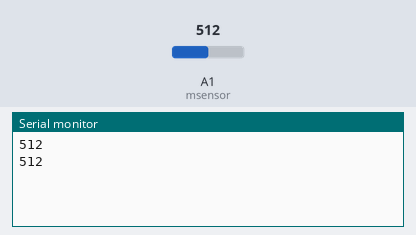
Simulated run of this sketch. Board: Arduino Uno, built with avr-gcc and run on an emulated ATmega328P. On the bench: the last lines printed to the serial monitor. Inputs (shaded band) come from the test bench; at power-on: A1 (msensor) = 512.

Above: at 5.8 s.
5.9 s: A1 (msensor) set to 716
At 10.7 s:
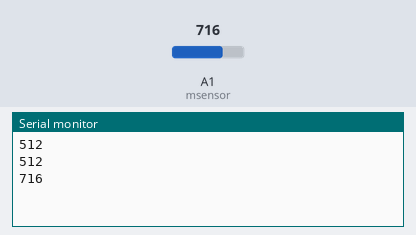
11.9 s: A1 (msensor) set to 900
At 15.7 s:
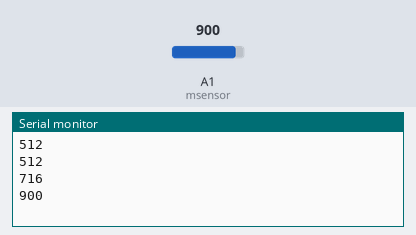
Timing chart, 0 to 17.2 s (numbered marks = the images above; inputs shaded):
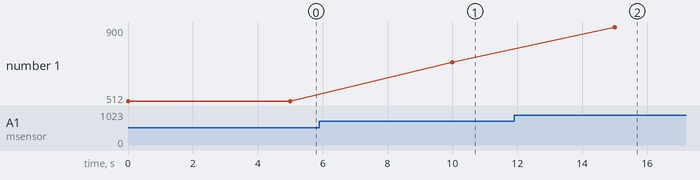

Measured:
- after the input at 5.9 s, the serial monitor: prints a new line after 4.1 s (image 1)
- after the input at 11.9 s, the serial monitor: prints a new line after 3.1 s (image 2)
- plotted number 1: 512 → 716 after the input at 5.9 s, 716 → 900 after the input at 11.9 s

The sketch:

Arduino_Code.ino
```cpp
int msensor = A1; // moisture sensor is connected with the analog pin A1 of the Arduino
int msvalue = 0;
int moisture;
float percentage;
int led = 13;
boolean flag = false;

int map_low = 686; // We need to calibrate this
int map_high = 350; // and this

void setup() {
  // put your setup code here, to run once:
  Serial.begin(9600);
}

void loop() {
  // put your main code here, to run repeatedly:
  moisture = analogRead(msensor);
  Serial.println(moisture);
  delay(5000);
//  percentage = ( 100 - ( (moisture/1023.00) * 100 ) );
////  percentage = map(moisture, map_low, map_high, 0, 100);
//  Serial.println(percentage);
//  if ( (percentage >= 50  ) && ( flag == false ) )
//{
//  digitalWrite(led, HIGH);
//  flag = true;
//  delay(1000);
//}
//
//  if ( (percentage <= 50  ) && ( flag == true ) )
//{
//  digitalWrite(led, LOW);
//  flag = false;
//  delay(1000);
//}
//
//  delay(1000);
}
```
